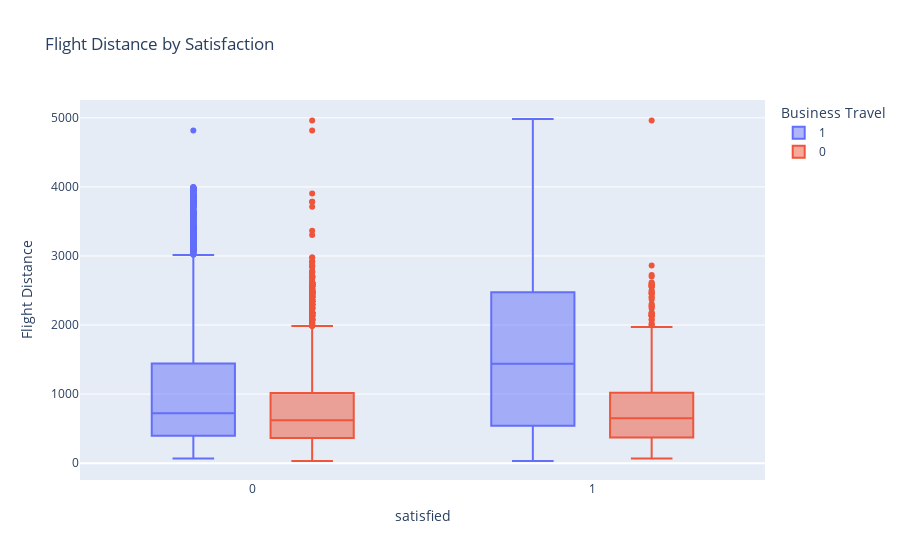

Source (notebook cell):
### Code cell
#box plot for class
fig = px.box(df, x='satisfied', 
             y='Flight Distance',
             color='Business Travel',
             title='Flight Distance by Satisfaction'
             )

fig.show()

### Figure 1 — Plotly figure (JSON) as saved in the notebook; plotly's stock layout.template omitted (floating-point values rounded to 4 significant figures; data arrays with more than 128 entries replaced by an {"elided": "..."} marker saying what was removed)
{"data": [{"alignmentgroup": "True", "hovertemplate": "Business Travel=1<br>satisfied=%{x}<br>Flight Distance=%{y}<extra></extra>", "legendgroup": "1", "marker": {"color": "#636efa"}, "name": "1", "notched": false, "offsetgroup": "1", "orientation": "v", "showlegend": true, "type": "box", "x": {"elided": "13758 int values"}, "x0": " ", "xaxis": "x", "y": {"elided": "13758 int values"}, "y0": " ", "yaxis": "y"}, {"alignmentgroup": "True", "hovertemplate": "Business Travel=0<br>satisfied=%{x}<br>Flight Distance=%{y}<extra></extra>", "legendgroup": "0", "marker": {"color": "#EF553B"}, "name": "0", "notched": false, "offsetgroup": "0", "orientation": "v", "showlegend": true, "type": "box", "x": {"elided": "6242 int values"}, "x0": " ", "xaxis": "x", "y": {"elided": "6242 int values"}, "y0": " ", "yaxis": "y"}], "layout": {"boxmode": "group", "legend": {"title": {"text": "Business Travel"}, "tracegroupgap": 0}, "title": {"text": "Flight Distance by Satisfaction"}, "xaxis": {"anchor": "y", "domain": [0, 1], "title": {"text": "satisfied"}}, "yaxis": {"anchor": "x", "domain": [0, 1], "title": {"text": "Flight Distance"}}}}
